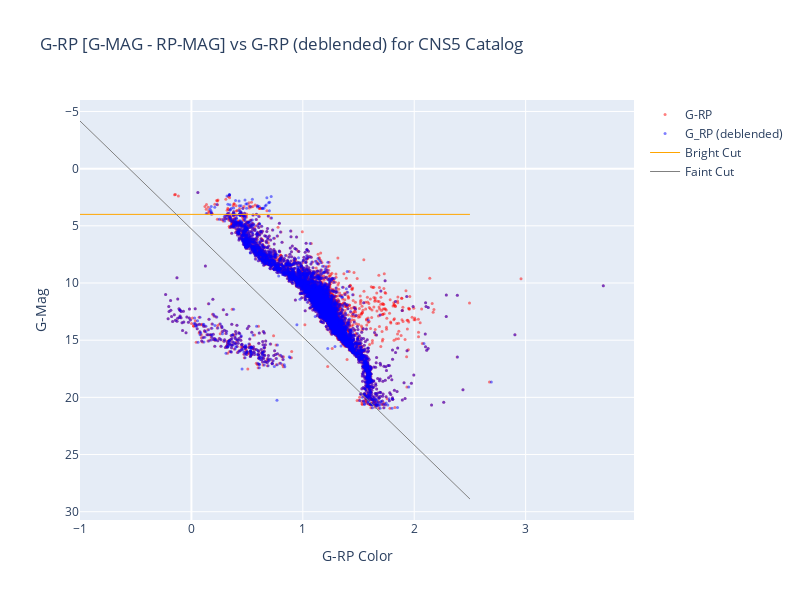

Notebook cell for this chart:
### Code cell
# create a trace for the scatter plot
true_trace = go.Scatter(x=x, y=y, mode='markers', marker=dict(size=3, opacity=0.5, color = 'red'), name = 'G-RP')
resulting_trace = go.Scatter(x=resulting_x, y=y, mode='markers', marker=dict(size=3, opacity=0.5, color = 'blue'), name = 'G_RP (deblended)')

# create a trace for the horizontal line
hline_trace = go.Scatter(x=[-1, 2.5], y=[4, 4], mode='lines', line=dict(color='orange', width=1), name = 'Bright Cut')

# create a trace for the linear line
x_vals = [-1, 2.5]  # extend the line beyond the x range of the scatter plot
y_vals = [slope * x + intercept for x in x_vals]
line_trace = go.Scatter(x=x_vals, y=y_vals, mode='lines', line=dict(color='grey', width=1), name = 'Faint Cut')

# create the layout for the plot
layout = go.Layout(title='G-RP [G-MAG - RP-MAG] vs G-RP (deblended) for CNS5 Catalog',
                   xaxis=dict(title='G-RP Color'),
                   yaxis=dict(title='G-Mag', autorange='reversed'),
                   height=600, width=800)

# create a figure and add the traces and layout
fig = go.Figure(data=[true_trace, resulting_trace, hline_trace, line_trace], layout=layout)

# display the plot
fig.show()

### Figure 1 — Plotly figure (JSON) as saved in the notebook; plotly's stock layout.template omitted (floating-point values rounded to 4 significant figures; data arrays with more than 128 entries replaced by an {"elided": "..."} marker saying what was removed)
{"data": [{"marker": {"color": "red", "opacity": 0.5, "size": 3}, "mode": "markers", "name": "G-RP", "type": "scatter", "x": {"elided": "5909 float values"}, "y": {"elided": "5909 float values"}}, {"marker": {"color": "blue", "opacity": 0.5, "size": 3}, "mode": "markers", "name": "G_RP (deblended)", "type": "scatter", "x": {"elided": "5909 float values"}, "y": {"elided": "5909 float values"}}, {"line": {"color": "orange", "width": 1}, "mode": "lines", "name": "Bright Cut", "type": "scatter", "x": [-1, 2.5], "y": [4, 4]}, {"line": {"color": "grey", "width": 1}, "mode": "lines", "name": "Faint Cut", "type": "scatter", "x": [-1, 2.5], "y": [-4.167, 28.89]}], "layout": {"height": 600, "title": {"text": "G-RP [G-MAG - RP-MAG] vs G-RP (deblended) for CNS5 Catalog"}, "width": 800, "xaxis": {"title": {"text": "G-RP Color"}}, "yaxis": {"autorange": "reversed", "title": {"text": "G-Mag"}}}}
